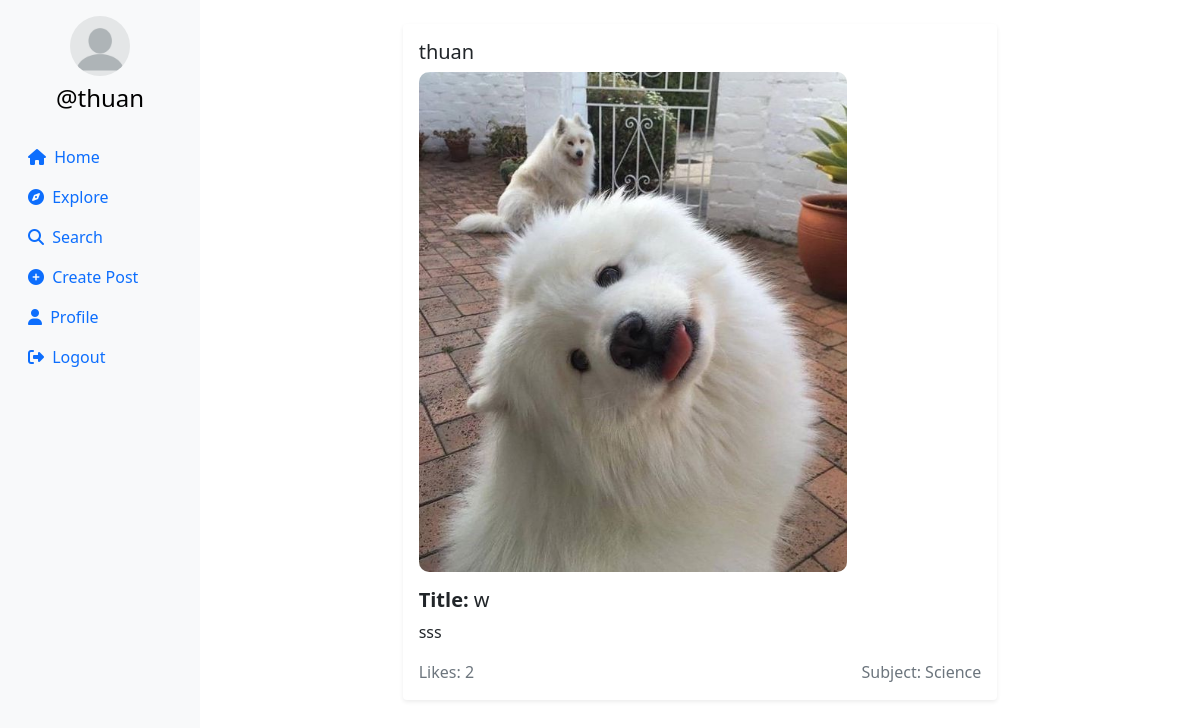
The app's page /postdetail/1870196c-4370-4e29-b358-760bb0710abc/ (signed in) with its own data.
### userauth/models.py (models this page shows, shortened)
class Profile(models.Model):
    user = models.ForeignKey(User, on_delete=models.CASCADE)
    id_user = models.IntegerField(primary_key=True, default=0)
    bio = models.TextField(blank=True, default='')
    profileimg = models.ImageField(upload_to='profile_images', default='blank-profile-picture.png')
    location = models.CharField(max_length=100, blank=True, default='')

class Post(models.Model):
    id = models.UUIDField(primary_key=True, default=uuid.uuid4)
    user = models.CharField(max_length=100)
    title = models.TextField(null=True, blank=True)
    image = models.ImageField(upload_to='post_images')
    caption = models.TextField()
    subject = models.CharField(max_length=50, default="Math")
    created_at = models.DateTimeField(default=datetime.now)
    no_of_likes = models.IntegerField(default=0)

### userauth/views.py (the view)
# urls.py: path('postdetail/<uuid:post_id>/', views.postdetail,name='postdetail'),
@login_required(login_url='/loginn')
def postdetail(request, post_id):
    post = get_object_or_404(Post, id=post_id)
    profile = Profile.objects.get(user=request.user)
    context = {
        'post': post,
        'profile': profile
    }
    return render(request, 'postdetail.html', context)

### templates/postdetail.html (shortened to what this page needs)
{% load static %}
<!DOCTYPE html>
<html lang="en">
<head>
    <link rel="stylesheet" href="https://maxcdn.bootstrapcdn.com/bootstrap/4.5.2/css/bootstrap.min.css">
    <link href="https://cdn.jsdelivr.net/npm/bootstrap@5.0.2/dist/css/bootstrap.min.css" rel="stylesheet"
>
    <link rel="stylesheet" href="{% static 'css/app.css' %}">
</head>
<body>
{% load static %}
<div class="container-fluid">
    <div class="row">
        <nav class="col-md-2 d-none d-md-block sidebar" style="position: fixed;">
            <div class="text-center mt-3">
                <img src="{{ profile.profileimg.url }}" alt="Profile Picture" class="profile-pic">
                <h4 class="mt-2"><a href="/profile/{{ user }}" style="text-decoration:none;">@{{ user }}</a></h4>
            </div>
            <ul class="nav flex-column mt-4">
                <li class="nav-item">
                    <a class="nav-link active" href="/">
                        <i class="fa-solid fa-house mr-1"></i> Home
                    </a>
                </li>
                <li class="nav-item">
                    <a class="nav-link" href="/explore">
                        <i class="fa-solid fa-compass mr-1"></i> Explore
                    </a>
                </li>
                <li class="nav-item">
                    <a class="nav-link" href="#" data-bs-toggle="modal" data-bs-target="#exampleModal3">
                        <i class="fa-solid fa-magnifying-glass mr-1"></i> Search
                    </a>
                </li>
                <li class="nav-item">
                    <a class="nav-link" href="#" data-bs-toggle="modal" data-bs-target="#exampleModal"
                       data-bs-whatever="@getbootstrap">
                        <i class="fa-solid fa-circle-plus mr-1"></i> Create Post
                    </a>
                </li>
                <li class="nav-item">
                    <a class="nav-link" href="/profile/{{ profile.user }}">
                        <i class="fa-solid fa-user mr-1"></i> Profile
                    </a>
                </li>
                <li class="nav-item">
                    <a class="nav-link" href="/logoutt">
                        <i class="fa-solid fa-right-from-bracket mr-1"></i> Logout
                    </a>
                </li>
            </ul>
        </nav>
        <main role="main" class="col-md-9 ml-sm-auto col-lg-10 px-md-4">
            <div class="container mt-4">
    <div class="row justify-content-center">
        <div class="col-md-8">
            <div class="card shadow-sm border-0">
                <div class="card-body">
                    <h5 class="card-title">{{ profile.user.username }}</h5>
                    <img class="img-fluid" src="{{ post.image.url }}" alt="Post Image"
                         style="border-radius: 10px; max-height: 500px;">
                    <h5 class="mt-3"><strong>Title:</strong> {{ post.title }}</h5>
                    <p class="mt-2">{{ post.caption }}</p>
                    <div class="d-flex justify-content-between align-items-center mt-3">
                        <span class="text-muted">Likes: {{ post.no_of_likes }}</span>
                        <span class="text-muted">Subject: {{ post.subject }}</span>
                    </div>
                </div>
            </div>
        </div>
    </div>
</div>
        </main>
    </div>
</div>
</body>
</html>

### templates/postdetail.html (style rules this page uses)
* { box-sizing: border-box; margin: 0; padding: 0; }
.sidebar { background-color: #f8f9fa; height: 100vh; color: black; }
.profile-pic { width: 60px; height: 60px; border-radius: 50%; object-fit: cover; }
a { color: black; }

### records on screen
Profile: profileimg (placeholder picture), user.username "thuan"
Post: image (picture), title "w", caption "sss", no_of_likes "2", subject "Science"

### other values on screen
{{ user }} "thuan"
